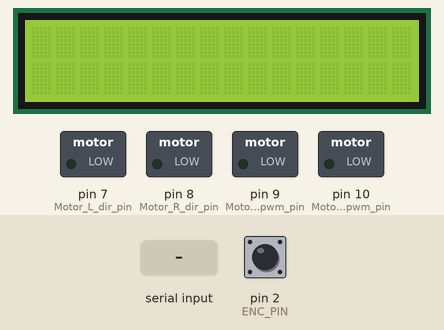
Recording of a sketch running on a simulated Arduino Mega 2560, built with avr-gcc and run on an emulated ATmega2560. On the bench: 16×2 character LCD, switched loads named in the sketch (green lamp = pin HIGH). Inputs (shaded band) come from the test bench; at power-on: pin 2 (ENC_PIN) HIGH. What the sketch prints to the serial monitor is not drawn.

Above: at 1.2 s.
1.3 s: "dist:90\n" received over Serial
At 2.0 s:
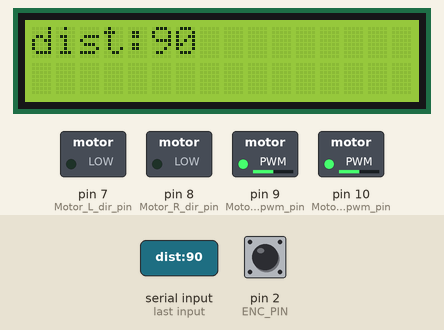
Timing chart, 0 to 4.3 s (numbered marks = the images above; inputs shaded):
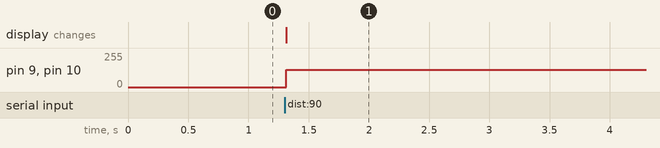

Measured:
- after the input at 1.3 s, pin 9 (Motor_L_pwm_pin), pin 10 (Motor_R_pwm_pin): 0/255 → 128/255 at once; the display: changes at once (image 1)

The sketch:

sketch_oct26b.ino
```cpp
#include <LiquidCrystal.h>

// LCD: RS, E, D4, D5, D6, D7
LiquidCrystal lcd(37, 36, 35, 34, 33, 32);

#define Motor_forward    0
#define Motor_backward   1
#define Motor_L_dir_pin  7
#define Motor_R_dir_pin  8
#define Motor_L_pwm_pin  9
#define Motor_R_pwm_pin  10

const int ENC_PIN = 2;                 // encoder signal (the one that works for you)
const float PULSES_PER_CM = 9.5;      // replace with your own calibration
const int DRIVE_SPEED = 128;

volatile unsigned long pulses = 0;

void countPulse() { pulses++; }

void setup() {
  Serial.begin(9600);
  lcd.begin(16, 2);

  pinMode(Motor_L_dir_pin, OUTPUT);
  pinMode(Motor_R_dir_pin, OUTPUT);
  pinMode(Motor_L_pwm_pin, OUTPUT);
  pinMode(Motor_R_pwm_pin, OUTPUT);

  pinMode(ENC_PIN, INPUT);
  attachInterrupt(digitalPinToInterrupt(ENC_PIN), countPulse, RISING);

  Serial.println("Type dist:<-20..20>, e.g. dist:15 or dist:-8");
}

void loop() {
  if (Serial.available() > 0) {
    String message = Serial.readStringUntil('\n');
    message.trim();

    if (message.startsWith("dist:")) {
      int cm = message.substring(5).toInt();   // number after "dist:"
      cm = constrain(cm, -20, 20);

      lcd.clear();
      lcd.setCursor(0, 0);
      lcd.print(message);                      // entire command on the LCD

      driveDistance(cm);
    } else {
      Serial.println("Unknown command, use dist:<number>");
    }
  }
}

void driveDistance(int cm) {
  if (cm == 0) return;

  unsigned long target = (unsigned long)(abs(cm) * PULSES_PER_CM);
  int dir = (cm > 0) ? Motor_forward : Motor_backward;

  noInterrupts();
  pulses = 0;
  interrupts();

  digitalWrite(Motor_L_dir_pin, dir);
  digitalWrite(Motor_R_dir_pin, dir);
  analogWrite(Motor_L_pwm_pin, DRIVE_SPEED);
  analogWrite(Motor_R_pwm_pin, DRIVE_SPEED);

  unsigned long p = 0;
  while (p < target) {
    noInterrupts();
    p = pulses;
    interrupts();
  }

  analogWrite(Motor_L_pwm_pin, 0);
  analogWrite(Motor_R_pwm_pin, 0);

  Serial.print("Done, pulses: ");
  Serial.println(p);
}
```
